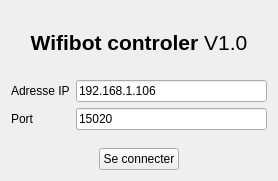
<?xml version="1.0" encoding="UTF-8"?>
<ui version="4.0">
 <class>connection</class>
 <widget class="QWidget" name="connection">
  <property name="geometry">
   <rect>
    <x>0</x>
    <y>0</y>
    <width>278</width>
    <height>181</height>
   </rect>
  </property>
  <property name="windowTitle">
   <string>Connection</string>
  </property>
  <property name="windowIcon">
   <iconset resource="ressources.qrc">
    <normaloff>:/robot.png</normaloff>:/robot.png</iconset>
  </property>
  <layout class="QHBoxLayout" name="horizontalLayout_2">
   <item>
    <layout class="QVBoxLayout" name="verticalLayout">
     <item>
      <widget class="QLabel" name="label">
       <property name="text">
        <string>&lt;html&gt;&lt;head/&gt;&lt;body&gt;&lt;p align=&quot;center&quot;&gt;&lt;span style=&quot; font-size:16pt; font-weight:600;&quot;&gt;Wifibot controler&lt;/span&gt;&lt;span style=&quot; font-size:16pt;&quot;&gt; V1.0&lt;/span&gt;&lt;/p&gt;&lt;/body&gt;&lt;/html&gt;</string>
       </property>
      </widget>
     </item>
     <item>
      <layout class="QFormLayout" name="formLayout">
       <property name="fieldGrowthPolicy">
        <enum>QFormLayout::AllNonFixedFieldsGrow</enum>
       </property>
       <item row="0" column="0">
        <widget class="QLabel" name="label_2">
         <property name="text">
          <string>Adresse IP</string>
         </property>
        </widget>
       </item>
       <item row="0" column="1">
        <widget class="QLineEdit" name="adresse">
         <property name="text">
          <string>192.168.1.106</string>
         </property>
        </widget>
       </item>
       <item row="1" column="0">
        <widget class="QLabel" name="label_3">
         <property name="text">
          <string>Port</string>
         </property>
        </widget>
       </item>
       <item row="1" column="1">
        <widget class="QLineEdit" name="port">
         <property name="text">
          <string>15020</string>
         </property>
        </widget>
       </item>
      </layout>
     </item>
     <item>
      <layout class="QHBoxLayout" name="horizontalLayout">
       <item>
        <spacer name="espacegauche">
         <property name="orientation">
          <enum>Qt::Horizontal</enum>
         </property>
         <property name="sizeHint" stdset="0">
          <size>
           <width>40</width>
           <height>20</height>
          </size>
         </property>
        </spacer>
       </item>
       <item>
        <widget class="QPushButton" name="pushButton">
         <property name="text">
          <string>Se connecter</string>
         </property>
        </widget>
       </item>
       <item>
        <spacer name="espacedroit">
         <property name="orientation">
          <enum>Qt::Horizontal</enum>
         </property>
         <property name="sizeHint" stdset="0">
          <size>
           <width>40</width>
           <height>20</height>
          </size>
         </property>
        </spacer>
       </item>
      </layout>
     </item>
    </layout>
   </item>
  </layout>
 </widget>
 <resources>
  <include location="ressources.qrc"/>
 </resources>
 <connections/>
</ui>
